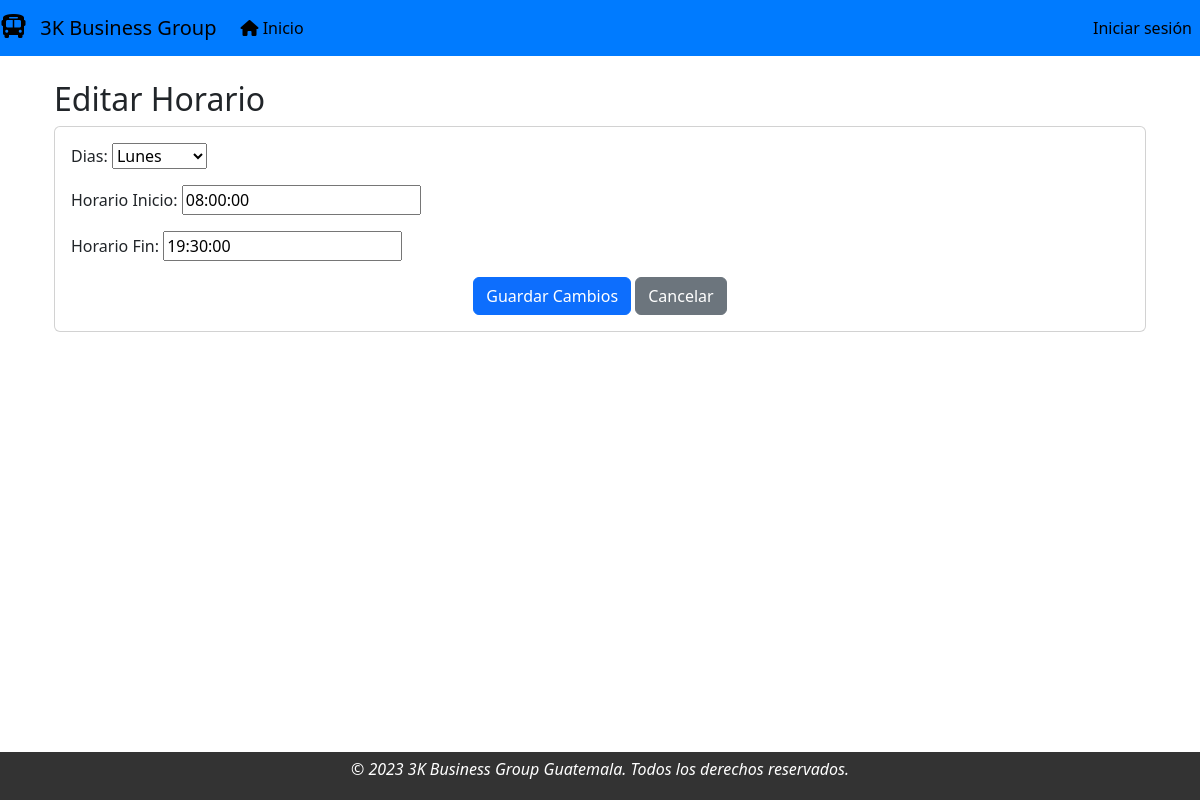
The page /horario/editar_horario/1/ on the database its author committed.
### modulo_registro/models.py (models this page shows)
class Horario(models.Model):
    dia = models.CharField(max_length=10, blank=False,choices=dias, verbose_name='Dias')
    horario_inicio = models.TimeField(verbose_name='Horario Inicio')
    horario_fin = models.TimeField(verbose_name='Horario Fin')

### modulo_registro/views.py (the view)
# urls.py: path('editar_horario/<int:pk>/', ViewEditarHorario.as_view(), name='editar_horario'),
class ViewEditarHorario(UpdateView):
    template_name = 'editar_horario.html'
    fields = "__all__"
    model = Horario
    success_url = reverse_lazy('horario:ver_horario')

### modulo_registro/templates/editar_horario.html (shortened to what this page needs)
{% extends "base.html" %}
{% block contenido %}
<div class="container">
  <h2 class="mt-4">Editar Horario</h2>
  <div class="card">
    <div class="card-body">
      <form method="post">
        {{ form.as_p }}
        <div class="text-center">
          <button class="btn btn-primary" type="submit">Guardar Cambios</button>
          <a href="{% url 'horario:ver_horario' %}" class="btn btn-secondary ml-2">Cancelar</a>
        </div>
      </form>
    </div>
  </div>
</div>
{% endblock contenido %}

### rows shown on the page
Horario: dia "Lunes", horario_inicio "08:00:00", horario_fin "19:30:00"
